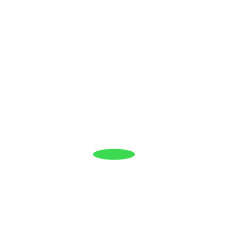
Frame 1 (no input)
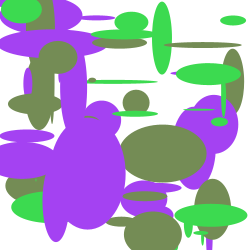
Frame 60 (the mouse pressed at the canvas centre just before this capture)
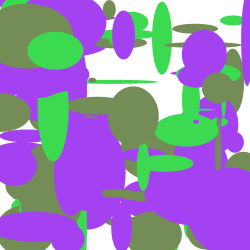
Frame 120 (the mouse held since frame 60 and released just before this capture)

The Processing sketch that drew these frames (run headless with seeded random() and noise(); from frame 60 on, the mouse is pressed at the canvas centre):

// Processing sketch: processing_180728
// ── processing_180728.pde

int counter;
int color_[]= new int[4];
 

void setup() {  //setup function called initially, only once
  size(250, 250);
  background(255,255,255);  //set background white
 // colorMode(RGB);   //set colors to Hue, Saturation, Brightness mode
  counter = 0;
  
  //4 colors
  color_[0]= color(random(255),random(255),random(255));
  color_[1]= color(random(255),random(255),random(255));
  color_[2]= color(random(255),random(255),random(255));
  color_[3]=color(random(255),random(255),random(255));

}

void draw() {  //draw function loops 
  counter++;
  noStroke();
  fill(color_[(int)random(3)]);
  
 
    ellipse(random(250),random(250),(int)(randomGaussian()*50), (int)(randomGaussian()*50));
  
}
